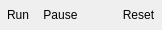
<?xml version="1.0" encoding="UTF-8"?>
<ui version="4.0">
 <class>EmulatorControl</class>
 <widget class="QWidget" name="EmulatorControl">
  <property name="geometry">
   <rect>
    <x>0</x>
    <y>0</y>
    <width>118</width>
    <height>30</height>
   </rect>
  </property>
  <property name="sizePolicy">
   <sizepolicy hsizetype="Fixed" vsizetype="Fixed">
    <horstretch>0</horstretch>
    <verstretch>0</verstretch>
   </sizepolicy>
  </property>
  <property name="windowTitle">
   <string>Form</string>
  </property>
  <layout class="QVBoxLayout" name="verticalLayout">
   <property name="spacing">
    <number>0</number>
   </property>
   <property name="margin">
    <number>0</number>
   </property>
   <item>
    <layout class="QHBoxLayout" name="horizontalLayout">
     <property name="spacing">
      <number>0</number>
     </property>
     <property name="sizeConstraint">
      <enum>QLayout::SetDefaultConstraint</enum>
     </property>
     <property name="margin">
      <number>0</number>
     </property>
     <item>
      <widget class="QToolButton" name="playButton">
       <property name="toolTip">
        <string>Run</string>
       </property>
       <property name="text">
        <string>Run</string>
       </property>
       <property name="icon">
        <iconset resource="../../../common/resource.qrc">
         <normaloff>:/resources/stock_media-play.png</normaloff>:/resources/stock_media-play.png</iconset>
       </property>
       <property name="iconSize">
        <size>
         <width>22</width>
         <height>22</height>
        </size>
       </property>
       <property name="toolButtonStyle">
        <enum>Qt::ToolButtonIconOnly</enum>
       </property>
       <property name="autoRaise">
        <bool>true</bool>
       </property>
      </widget>
     </item>
     <item>
      <widget class="QToolButton" name="pauseButton">
       <property name="enabled">
        <bool>true</bool>
       </property>
       <property name="toolTip">
        <string>Pause</string>
       </property>
       <property name="text">
        <string>Pause</string>
       </property>
       <property name="icon">
        <iconset resource="../../../common/resource.qrc">
         <normaloff>:/resources/stock_media-pause.png</normaloff>:/resources/stock_media-pause.png</iconset>
       </property>
       <property name="iconSize">
        <size>
         <width>22</width>
         <height>22</height>
        </size>
       </property>
       <property name="toolButtonStyle">
        <enum>Qt::ToolButtonIconOnly</enum>
       </property>
       <property name="autoRaise">
        <bool>true</bool>
       </property>
      </widget>
     </item>
     <item>
      <widget class="QToolButton" name="softButton">
       <property name="text">
        <string/>
       </property>
       <property name="icon">
        <iconset resource="../../../common/resource.qrc">
         <normaloff>:/resources/stock_media-stop.png</normaloff>:/resources/stock_media-stop.png</iconset>
       </property>
       <property name="iconSize">
        <size>
         <width>22</width>
         <height>22</height>
        </size>
       </property>
       <property name="autoRaise">
        <bool>true</bool>
       </property>
      </widget>
     </item>
     <item>
      <widget class="QToolButton" name="resetButton">
       <property name="sizePolicy">
        <sizepolicy hsizetype="Fixed" vsizetype="Fixed">
         <horstretch>0</horstretch>
         <verstretch>0</verstretch>
        </sizepolicy>
       </property>
       <property name="toolTip">
        <string>Reset</string>
       </property>
       <property name="text">
        <string>Reset</string>
       </property>
       <property name="icon">
        <iconset resource="../../../common/resource.qrc">
         <normaloff>:/resources/stock_exit.png</normaloff>:/resources/stock_exit.png</iconset>
       </property>
       <property name="iconSize">
        <size>
         <width>22</width>
         <height>22</height>
        </size>
       </property>
       <property name="toolButtonStyle">
        <enum>Qt::ToolButtonIconOnly</enum>
       </property>
       <property name="autoRaise">
        <bool>true</bool>
       </property>
       <property name="arrowType">
        <enum>Qt::NoArrow</enum>
       </property>
      </widget>
     </item>
    </layout>
   </item>
  </layout>
  <action name="actionRun">
   <property name="text">
    <string>Run</string>
   </property>
   <property name="toolTip">
    <string>Run</string>
   </property>
   <property name="shortcut">
    <string>F7</string>
   </property>
  </action>
  <action name="actionPause">
   <property name="text">
    <string>Pause</string>
   </property>
   <property name="toolTip">
    <string>Pause</string>
   </property>
   <property name="shortcut">
    <string>F7</string>
   </property>
  </action>
  <action name="actionReset">
   <property name="text">
    <string>Hard Reset</string>
   </property>
   <property name="toolTip">
    <string>Hard Reset</string>
   </property>
   <property name="shortcut">
    <string>Ctrl+F10</string>
   </property>
  </action>
  <action name="actionSoft_Reset">
   <property name="text">
    <string>Soft Reset</string>
   </property>
   <property name="toolTip">
    <string>Soft Reset</string>
   </property>
   <property name="shortcut">
    <string>F10</string>
   </property>
  </action>
 </widget>
 <resources>
  <include location="../../../common/resource.qrc"/>
 </resources>
 <connections/>
</ui>
